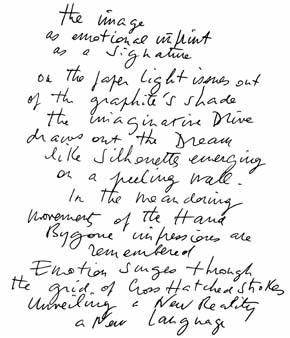
#> input picture Opencv/img/handwritten.jpeg, 290 x 338 px, found by its file name
$ python handrwritng.py
#> lines starting #> are read from the running program, lines starting #| are printed output that depends on the picture
import cv2
import os

img=cv2.imread('img/handwritten.jpeg')
#> img is the input picture: shape (338, 290, 3); min 0, max 255, mean 234.9

gray_img=cv2.cvtColor(img,cv2.COLOR_BGR2GRAY)
ret,thresh=cv2.threshold(gray_img,170,200,cv2.THRESH_BINARY)  #global threshold
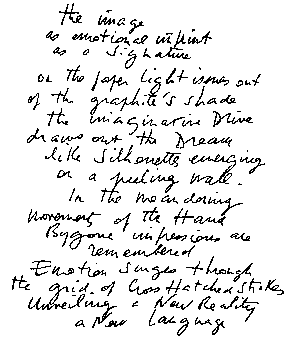
#> thresh: shape (338, 290); values 0 (black) and 200 (white), 91% white; black in thin lines or dots
# thresh=cv2.blur(thresh,(5,53))  #remove unwanted line smothhing the img
# ret,thresh=cv2.threshold(thresh,180,255,cv2.THRESH_BINARY)

cv2.imshow("grayimg",gray_img)
cv2.imshow("threshold",thresh)

cv2.waitKey(0)
